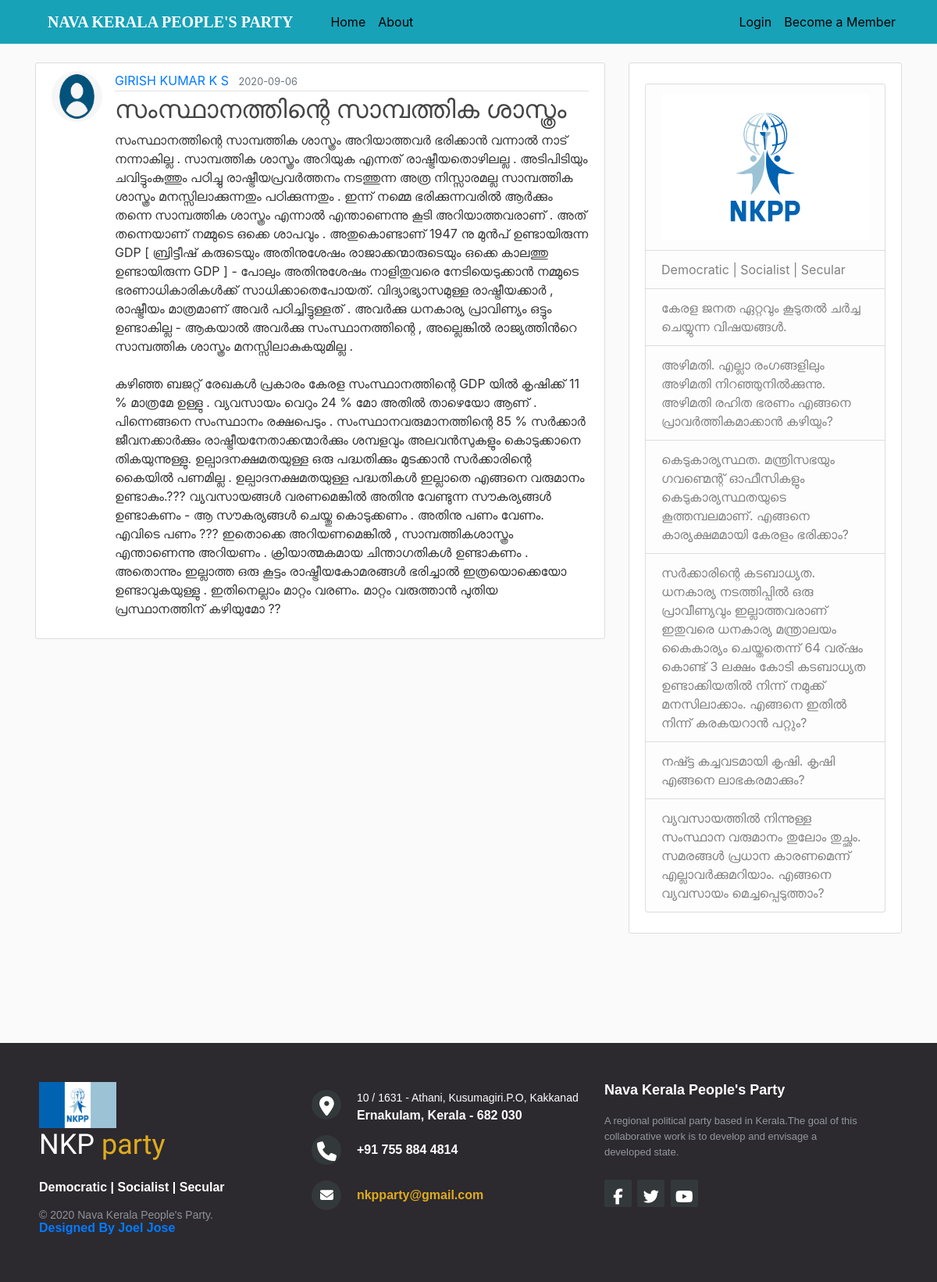
Page /post/24 on the committed database.
### mySite/models.py (models this page shows, shortened)
class User(db.Model, UserMixin):
    id = db.Column(db.Integer, primary_key=True)
    username = db.Column(db.String(20), unique=True, nullable=False)
    email = db.Column(db.String(120), unique=True, nullable=False)
    image_file = db.Column(db.String(20), nullable=False, default='default.jpg')
    password = db.Column(db.String(60), nullable=False)
    district = db.Column(db.String(20),nullable=False,default='default')
    localBodyType = db.Column(db.String(20),nullable=False,default='default')
    localBodyName = db.Column(db.String(20),nullable=False,default='default')
    phone = db.Column(db.String(20),nullable=False,default='default')
    privelege=db.Column(db.Integer,nullable=False,default=0)
    verify_email=db.Column(db.Boolean,nullable=False,default=False)
    verify_phone=db.Column(db.Boolean,nullable=False,default=False)
    posts = db.relationship('Post', backref='author', lazy=True)

class Post(db.Model):
    id = db.Column(db.Integer, primary_key=True)
    title = db.Column(db.String(100), nullable=False)
    date_posted = db.Column(db.DateTime, nullable=False, default=datetime.utcnow)
    content = db.Column(db.Text, nullable=False)
    user_id = db.Column(db.Integer, db.ForeignKey('user.id'), nullable=False)
    status=db.Column(db.Integer,nullable=False,default=0)

### mySite/posts/routes.py (the view)
@posts.route("/post/<int:post_id>")
def post(post_id):
    post = Post.query.get_or_404(post_id)
    return render_template('post.html', title=post.title, post=post)

### mySite/templates/post.html (shortened to what this page needs)
{% extends "layout.html" %}
{% block content %}
  <article class="media content-section">
    <img class="rounded-circle article-img" src="{{ url_for('static', filename='profile_pics/' + post.author.image_file) }}">
    <div class="media-body">
      <div class="article-metadata">
        <a class="mr-2" href="{{ url_for('users.user_posts', username=post.author.username) }}">{{ post.author.username }}</a>
        <small class="text-muted">{{ post.date_posted.strftime('%Y-%m-%d') }}</small>
      </div>
      <h2 class="article-title">{{ post.title }}</h2>
      <p class="article-content">{{ post.content }}</p>
    </div>
  </article>
{% endblock content %}

### mySite/static/main.css (style rules this page uses)
body { background: #fafafa; color: #333333; margin-top: 5rem; }
h1, h2, h3, h4, h5, h6 { color: #444444; }
.content-section { background: #ffffff; padding: 10px 20px; border: 1px solid #dddddd; border-radius: 3px; margin-bottom: 20px; }
.article-title { color: #444444; }
.article-content { white-space: pre-line; }
.article-img { height: 65px; width: 65px; margin-right: 16px; }
.article-metadata { padding-bottom: 1px; margin-bottom: 4px; border-bottom: 1px solid #e3e3e3 }

### rows in the picture
User: image_file (placeholder picture), author.username "GIRISH KUMAR K S"
Post: date_posted "2020-09-06", title "സംസ്ഥാനത്തിന്റെ സാമ്പത്തിക ശാസ്ത്രം", content "സംസ്ഥാനത്തിന്റെ സാമ്പത്തിക ശാസ്ത്രം അറിയാത്തവർ ഭരിക്കാൻ വന്നാൽ നാട് നന്നാകില്ല . സാമ്പത്തിക ശാസ്ത്രം അറിയുക എന്നത് രാഷ്ട്രീയതൊഴിലല്ല . അടിപിടിയും ചവിട്ടുംകുത്തും പഠിച്ചു രാഷ്ട്രീയപ്രവർത്തനം നടത്തുന്ന അത്ര നിസ്സാരമല്ല സാമ്പത്തിക ശാസ്ത്രം മനസ്സിലാക്കുന്നതും പഠിക്കുന്നതും . ഇന്ന് നമ്മെ ഭരിക്കുന്നവരിൽ ആർക്കും തന്നെ സാമ്പത്തിക ശാസ്ത്രം എന്നാൽ എന്താണെന്നു കൂടി അറിയാത്തവരാണ് . അത് തന്നെയാണ് നമ്മുടെ ഒക്കെ ശാപവും . അതുകൊണ്ടാണ് 1947 നു മുൻപ് ഉണ്ടായിരുന്ന GDP [ ബ്രിട്ടീഷ് കരുടെയും അതിനുശേഷം രാജാക്കന്മാരുടെയും ഒക്കെ കാലത്തു ഉണ്ടായിരുന്ന GDP ] - പോലും അതിനുശേഷം നാളിതുവരെ നേടിയെടുക്കാൻ നമ്മുടെ ഭരണാധികാരികൾക്ക് സാധിക്കാതെപോയത്. വിദ്യാഭ്യാസമുള്ള രാഷ്ട്രീയക്കാർ , രാഷ്ട്രീയം മാത്രമാണ് അവർ പഠിച്ചിട്ടുള്ളത് .…"
